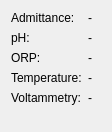
<?xml version="1.0" encoding="UTF-8"?>
<ui version="4.0">
 <class>TestpointWidget</class>
 <widget class="QWidget" name="TestpointWidget">
  <property name="geometry">
   <rect>
    <x>0</x>
    <y>0</y>
    <width>112</width>
    <height>132</height>
   </rect>
  </property>
  <property name="windowTitle">
   <string>Form</string>
  </property>
  <layout class="QFormLayout" name="formLayout">
   <item row="0" column="0">
    <widget class="QLabel" name="admittanceLabel">
     <property name="text">
      <string>Admittance:</string>
     </property>
    </widget>
   </item>
   <item row="1" column="0">
    <widget class="QLabel" name="phLabel">
     <property name="text">
      <string>pH:</string>
     </property>
    </widget>
   </item>
   <item row="2" column="0">
    <widget class="QLabel" name="orpLabel">
     <property name="text">
      <string>ORP:</string>
     </property>
    </widget>
   </item>
   <item row="3" column="0">
    <widget class="QLabel" name="temperatureLabel">
     <property name="text">
      <string>Temperature:</string>
     </property>
    </widget>
   </item>
   <item row="4" column="0">
    <widget class="QLabel" name="voltammetryLabel">
     <property name="text">
      <string>Voltammetry:</string>
     </property>
    </widget>
   </item>
   <item row="0" column="1">
    <widget class="QLabel" name="admittance">
     <property name="text">
      <string>-</string>
     </property>
    </widget>
   </item>
   <item row="1" column="1">
    <widget class="QLabel" name="phValue">
     <property name="text">
      <string>-</string>
     </property>
    </widget>
   </item>
   <item row="2" column="1">
    <widget class="QLabel" name="orpValue">
     <property name="text">
      <string>-</string>
     </property>
    </widget>
   </item>
   <item row="3" column="1">
    <widget class="QLabel" name="temperature">
     <property name="text">
      <string>-</string>
     </property>
    </widget>
   </item>
   <item row="4" column="1">
    <widget class="QLabel" name="voltammetryValues">
     <property name="text">
      <string>-</string>
     </property>
    </widget>
   </item>
  </layout>
 </widget>
 <resources/>
 <connections/>
</ui>
